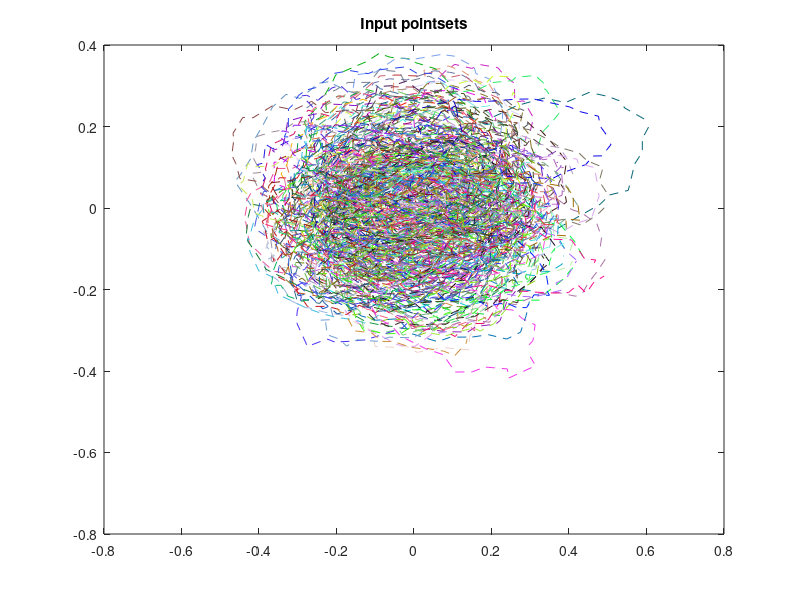

MATLAB code for this plot: (Note: this script raises an error after producing the figure.)
clc
clear all
close all

% Read the DataSet
in = load('assignmentShapeAnalysis.mat');
in = in.pointSets;
[n_d,n_points,n_shapes] = size(in);
% Plotting Shapes with random set of colors
 fig = figure;set(gcf, 'Position', get(0,'Screensize')); 
 for k = 1:n_shapes
 plot(in(1,:,k),in(2,:,k),'--','LineWidth',0.1,'color',rand(1,3));
 hold all
 end
  title('Input pointsets');
saveas(fig,['../images/Input Pointset','.jpg'],'jpg');
close(fig);
  
% Normalising shapes to make scale factor=1 and shifting centrod to 0;
for k=1:n_shapes
    for j=1:n_d
     in(j,:,k) = in(j,:,k) - mean(in(j,:,k));
    end
     in(:,:,k) = in(:,:,k)./norm(in(:,:,k),'fro');     
end    

% Computation of mean
 curr_mean = in(:,:,1);
 curr_data = in;
 scale = zeros(1,n_shapes);
 t_mat = zeros(n_points,n_d,n_shapes);
 r_mat = zeros(n_d,n_d,n_shapes);
 obj = Inf;
 thresh = 10e-8;
 while(obj >thresh)    
     prev_mean = curr_mean;
     % Alligning shape to current mean
     for k = 1:n_shapes
         temp_shape = in(:,:,k);
         [r_mat,transformed_shape] = myProcrustes(curr_mean',temp_shape');      
         curr_data(:,:,k) = transformed_shape;         
     end    
    % Computing mean
     for i = 1:n_d
         for j = 1:n_points
            curr_mean(i,j) = mean(curr_data(i,j,:)); 
         end
     end 
     % Redundant calculation to make it's centroid and scale =1 but doing
     % it for safety
     for k=1:n_shapes
         for j = 1:n_d
         curr_data(j,:,k) = curr_data(j,:,k) - mean(curr_data(j,:,k));
         end
         curr_data(:,:,k) = curr_data(:,:,k)./norm(curr_data(:,:,k),'fro');     
     end  
     
     for k=1:n_d
     curr_mean(k,:) = curr_mean(k,:) - mean(curr_mean(k,:));
     end
     curr_mean = curr_mean./norm(curr_mean,'fro');%(Projected Gradient Descent)
     
     in = curr_data;
     obj = norm(curr_mean - prev_mean);
 end
 % Plotting All means
fig = figure;set(gcf, 'Position', get(0,'Screensize')); 
for k=1:n_shapes
    plot(in(1,:,k),in(2,:,k),'--','LineWidth',0.1,'color',rand(1,3));
    hold all
 end
 hold on;
 plot(curr_mean(1,:),curr_mean(2,:),'-','LineWidth',3,'color','black');
 title('The Aligned Pointsets and mean shape');
 saveas(fig,['../images/Alligned pointsets and mean shape','.jpg'],'jpg');
close(fig);
 
% covariance matrix which is stored below
 cov_mat = zeros(n_d*n_points,n_points*n_d);
 Vec_Mean=reshape(curr_mean,[n_d*n_points,1]);
 for k=1:n_shapes
            
         % Computing variance over shapes 
        cov_mat(:,:) = squeeze(cov_mat(:,:)) + (reshape(in(:,:,k),[n_d*n_points,1]) - Vec_Mean)*(reshape(in(:,:,k),[n_d*n_points,1]) - Vec_Mean)';
     
 end    
 
 % Sample variance so dividing by n-1;
 cov_mat = cov_mat./(n_shapes - 1);
 
 % Performing PCA over covariance matrix to get principal mode of variation

 [V, D] = eig(squeeze(cov_mat(:,:)));
 
 V=fliplr(V);% Precisely because eigen values were in ascending order
 
 
lambda = fliplr((diag(D))');% Precisely because eigen values were in ascending order

 
fig = figure;set(gcf, 'Position', get(0,'Screensize')); 
 plot(lambda,'b');
 title('Eigenvalues')
 saveas(fig,['../images/Eigenvalues','.jpg'],'jpg');
close(fig);

 
 % Computing modes of variation by adding scaled eigenvectors
 mode1=Vec_Mean+2*(lambda(1)^0.5)*V(:,1);
 mode2=Vec_Mean-2*(lambda(1)^0.5)*V(:,1);
 
 mode1=reshape(mode1, [n_d,n_points]);
 mode2=reshape(mode2, [n_d,n_points]);
 
  for k=1:n_d
     mode1(k,:) = mode1(k,:) - mean(mode1(k,:));
     mode2(k,:) = mode2(k,:) - mean(mode2(k,:));
  end
     mode1 = mode1./norm(mode1,'fro');
     mode2 = mode2./norm(mode2,'fro');    
 
 fig = figure;set(gcf, 'Position', get(0,'Screensize')); 
 for k =1:n_shapes
 plot(in(1,:,k),in(2,:,k),'*','LineWidth',0.1,'color',rand(1,3));
 hold all;
 end
 
h1= plot(curr_mean(1,:),curr_mean(2,:),'-','LineWidth',3,'color','r');
  hold on;
 h2=plot(mode1(1,:),mode1(2,:),'-','LineWidth',3,'color','y');
  hold on;
 h3=plot(mode2(1,:),mode2(2,:),'-','LineWidth',3,'color','k');
 legend([h1,h2 ,h3 ],'Mean','Mean+2SD','Mean-2SD');
 title('2 modes of variation and aligned dataset');
 saveas(fig,['../images/Modes of variation and aligned dataset','.jpg'],'jpg');
close(fig);